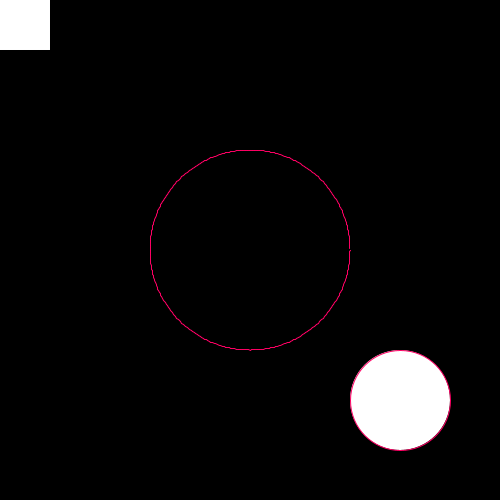
Frame 1 (no input)
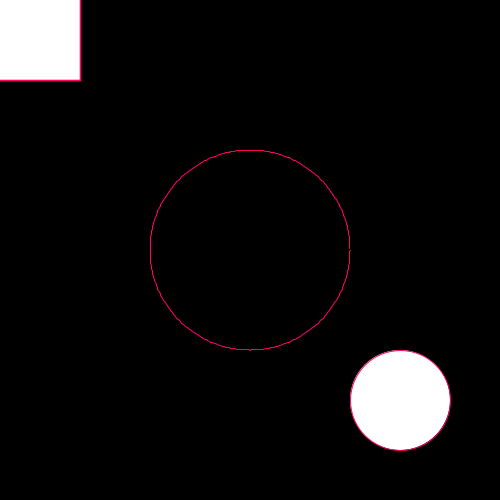
Frame 60 (the mouse pressed at the canvas centre just before this capture)
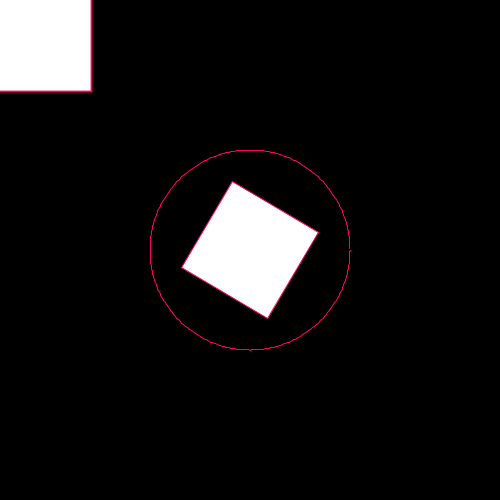
Frame 120 (the mouse held since frame 60 and released just before this capture)

The Processing sketch that drew these frames (run headless with seeded random() and noise(); from frame 60 on, the mouse is pressed at the canvas centre):

// Processing sketch: processing_112645
// ── processing_112645.pde

float s = 1;
float scaleSpeed = 0.01;
float angle = 0;
float counter = 0;
float radius = 100;
float x, y;

void setup()
{
  size(500, 500);
}

void draw()
{
  counter += 0.05;
  
  rectMode(CENTER);
  s += scaleSpeed;
  if(s>2 || s<0.5)
  {
    scaleSpeed = -scaleSpeed;
  }
  
  pushMatrix();
  background(0);
  scale(s);
  rect(0, 0, 100, 100);
  popMatrix();
  float centx = width/2;
  float centy = height/2;
  float lastx = centx + (radius*cos(0));
  float lasty = centy + (radius*sin(0));
  for(int a = 0; a < 360; a++)
  {
   stroke(360, 0, 100);
   float rad = radians(a);
   x = centx + (radius*cos(rad));
   y = centy + (radius*sin(rad));
   line(lastx, lasty, x, y);
   lastx = x;
   lasty = y;
  }

  if(counter>5)
  {
    angle += 0.1;
    translate(width/2, height/2);
    rotate(angle);
    rect(0, 0, 100, 100);  
  }
  else
  {
    ellipse(400, 400, radius, radius);
  }
  
}
